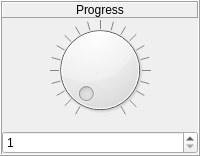
             <widget class="QFrame" name="frame_Progress">
              <property name="sizePolicy">
               <sizepolicy hsizetype="Minimum" vsizetype="Preferred">
                <horstretch>0</horstretch>
                <verstretch>0</verstretch>
               </sizepolicy>
              </property>
              <property name="minimumSize">
               <size>
                <width>50</width>
                <height>100</height>
               </size>
              </property>
              <property name="frameShape">
               <enum>QFrame::Box</enum>
              </property>
              <property name="frameShadow">
               <enum>QFrame::Raised</enum>
              </property>
              <layout class="QVBoxLayout" name="verticalLayout_78">
               <property name="spacing">
                <number>2</number>
               </property>
               <property name="sizeConstraint">
                <enum>QLayout::SetMaximumSize</enum>
               </property>
               <property name="leftMargin">
                <number>0</number>
               </property>
               <property name="topMargin">
                <number>0</number>
               </property>
               <property name="rightMargin">
                <number>0</number>
               </property>
               <property name="bottomMargin">
                <number>0</number>
               </property>
               <item>
                <widget class="QFrame" name="frame_Label_Progress">
                 <property name="frameShape">
                  <enum>QFrame::NoFrame</enum>
                 </property>
                 <property name="frameShadow">
                  <enum>QFrame::Raised</enum>
                 </property>
                 <layout class="QVBoxLayout" name="verticalLayout_79">
                  <property name="leftMargin">
                   <number>0</number>
                  </property>
                  <property name="topMargin">
                   <number>0</number>
                  </property>
                  <property name="rightMargin">
                   <number>0</number>
                  </property>
                  <property name="bottomMargin">
                   <number>0</number>
                  </property>
                  <item>
                   <widget class="QLabel" name="label_Progress">
                    <property name="font">
                     <font>
                      <pointsize>9</pointsize>
                     </font>
                    </property>
                    <property name="autoFillBackground">
                     <bool>false</bool>
                    </property>
                    <property name="frameShape">
                     <enum>QFrame::Panel</enum>
                    </property>
                    <property name="frameShadow">
                     <enum>QFrame::Raised</enum>
                    </property>
                    <property name="text">
                     <string>Progress</string>
                    </property>
                    <property name="alignment">
                     <set>Qt::AlignCenter</set>
                    </property>
                   </widget>
                  </item>
                 </layout>
                </widget>
               </item>
               <item>
                <widget class="QFrame" name="frame_Dial_Progress">
                 <property name="sizePolicy">
                  <sizepolicy hsizetype="Preferred" vsizetype="Preferred">
                   <horstretch>0</horstretch>
                   <verstretch>0</verstretch>
                  </sizepolicy>
                 </property>
                 <property name="frameShape">
                  <enum>QFrame::NoFrame</enum>
                 </property>
                 <property name="frameShadow">
                  <enum>QFrame::Raised</enum>
                 </property>
                 <layout class="QVBoxLayout" name="verticalLayout_80">
                  <property name="leftMargin">
                   <number>0</number>
                  </property>
                  <property name="topMargin">
                   <number>0</number>
                  </property>
                  <property name="rightMargin">
                   <number>0</number>
                  </property>
                  <item>
                   <widget class="QDial" name="dial_Progress">
                    <property name="sizePolicy">
                     <sizepolicy hsizetype="Preferred" vsizetype="Preferred">
                      <horstretch>0</horstretch>
                      <verstretch>0</verstretch>
                     </sizepolicy>
                    </property>
                    <property name="cursor">
                     <cursorShape>OpenHandCursor</cursorShape>
                    </property>
                    <property name="minimum">
                     <number>1</number>
                    </property>
                    <property name="maximum">
                     <number>1000</number>
                    </property>
                    <property name="singleStep">
                     <number>1</number>
                    </property>
                    <property name="pageStep">
                     <number>10</number>
                    </property>
                    <property name="value">
                     <number>1</number>
                    </property>
                    <property name="tracking">
                     <bool>true</bool>
                    </property>
                    <property name="orientation">
                     <enum>Qt::Horizontal</enum>
                    </property>
                    <property name="invertedAppearance">
                     <bool>false</bool>
                    </property>
                    <property name="invertedControls">
                     <bool>false</bool>
                    </property>
                    <property name="wrapping">
                     <bool>false</bool>
                    </property>
                    <property name="notchTarget">
                     <double>50.000000000000000</double>
                    </property>
                    <property name="notchesVisible">
                     <bool>true</bool>
                    </property>
                   </widget>
                  </item>
                 </layout>
                </widget>
               </item>
               <item>
                <widget class="QDoubleSpinBox" name="doubleSpinBox_Progress">
                 <property name="sizePolicy">
                  <sizepolicy hsizetype="Preferred" vsizetype="Preferred">
                   <horstretch>0</horstretch>
                   <verstretch>0</verstretch>
                  </sizepolicy>
                 </property>
                 <property name="font">
                  <font>
                   <pointsize>9</pointsize>
                  </font>
                 </property>
                 <property name="wrapping">
                  <bool>false</bool>
                 </property>
                 <property name="frame">
                  <bool>true</bool>
                 </property>
                 <property name="buttonSymbols">
                  <enum>QAbstractSpinBox::UpDownArrows</enum>
                 </property>
                 <property name="accelerated">
                  <bool>true</bool>
                 </property>
                 <property name="keyboardTracking">
                  <bool>true</bool>
                 </property>
                 <property name="showGroupSeparator" stdset="0">
                  <bool>false</bool>
                 </property>
                 <property name="decimals">
                  <number>0</number>
                 </property>
                 <property name="minimum">
                  <double>1.000000000000000</double>
                 </property>
                 <property name="maximum">
                  <double>1000.000000000000000</double>
                 </property>
                 <property name="singleStep">
                  <double>1.000000000000000</double>
                 </property>
                 <property name="value">
                  <double>1.000000000000000</double>
                 </property>
                </widget>
               </item>
              </layout>
             </widget>
